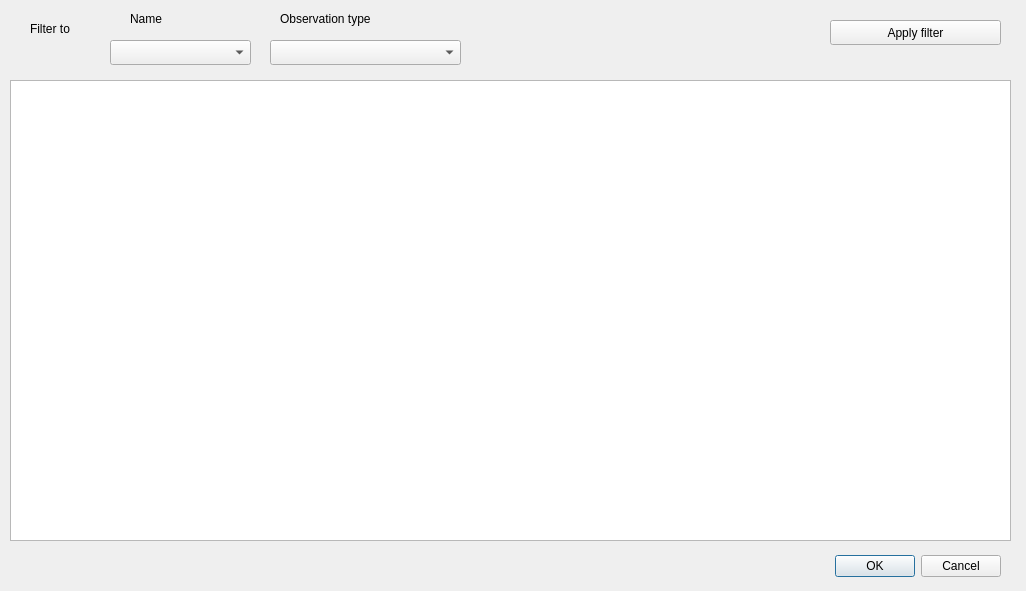
<?xml version="1.0" encoding="UTF-8"?>
<ui version="4.0">
 <class>Dialog</class>
 <widget class="QDialog" name="Dialog">
  <property name="geometry">
   <rect>
    <x>0</x>
    <y>0</y>
    <width>1026</width>
    <height>591</height>
   </rect>
  </property>
  <property name="windowTitle">
   <string>Dialog</string>
  </property>
  <widget class="QDialogButtonBox" name="buttonBox">
   <property name="geometry">
    <rect>
     <x>380</x>
     <y>550</y>
     <width>621</width>
     <height>32</height>
    </rect>
   </property>
   <property name="orientation">
    <enum>Qt::Horizontal</enum>
   </property>
   <property name="standardButtons">
    <set>QDialogButtonBox::Cancel|QDialogButtonBox::Ok</set>
   </property>
  </widget>
  <widget class="QWidget" name="horizontalLayoutWidget">
   <property name="geometry">
    <rect>
     <x>10</x>
     <y>80</y>
     <width>1001</width>
     <height>461</height>
    </rect>
   </property>
   <layout class="QHBoxLayout" name="horizontalLayout">
    <item>
     <widget class="QTableView" name="merge_table_2"/>
    </item>
   </layout>
  </widget>
  <widget class="QPushButton" name="apply_filter">
   <property name="geometry">
    <rect>
     <x>830</x>
     <y>20</y>
     <width>171</width>
     <height>25</height>
    </rect>
   </property>
   <property name="text">
    <string>Apply filter</string>
   </property>
  </widget>
  <widget class="QLabel" name="label">
   <property name="geometry">
    <rect>
     <x>30</x>
     <y>20</y>
     <width>67</width>
     <height>17</height>
    </rect>
   </property>
   <property name="text">
    <string>Filter to</string>
   </property>
  </widget>
  <widget class="QComboBox" name="name_spinbox">
   <property name="geometry">
    <rect>
     <x>110</x>
     <y>40</y>
     <width>141</width>
     <height>25</height>
    </rect>
   </property>
  </widget>
  <widget class="QComboBox" name="obstype_spinbox">
   <property name="geometry">
    <rect>
     <x>270</x>
     <y>40</y>
     <width>191</width>
     <height>25</height>
    </rect>
   </property>
  </widget>
  <widget class="QLabel" name="label_2">
   <property name="geometry">
    <rect>
     <x>130</x>
     <y>10</y>
     <width>67</width>
     <height>17</height>
    </rect>
   </property>
   <property name="text">
    <string>Name</string>
   </property>
  </widget>
  <widget class="QLabel" name="label_3">
   <property name="geometry">
    <rect>
     <x>280</x>
     <y>10</y>
     <width>211</width>
     <height>17</height>
    </rect>
   </property>
   <property name="text">
    <string>Observation type</string>
   </property>
  </widget>
 </widget>
 <resources/>
 <connections>
  <connection>
   <sender>buttonBox</sender>
   <signal>accepted()</signal>
   <receiver>Dialog</receiver>
   <slot>accept()</slot>
   <hints>
    <hint type="sourcelabel">
     <x>248</x>
     <y>254</y>
    </hint>
    <hint type="destinationlabel">
     <x>157</x>
     <y>274</y>
    </hint>
   </hints>
  </connection>
  <connection>
   <sender>buttonBox</sender>
   <signal>rejected()</signal>
   <receiver>Dialog</receiver>
   <slot>reject()</slot>
   <hints>
    <hint type="sourcelabel">
     <x>316</x>
     <y>260</y>
    </hint>
    <hint type="destinationlabel">
     <x>286</x>
     <y>274</y>
    </hint>
   </hints>
  </connection>
 </connections>
</ui>
